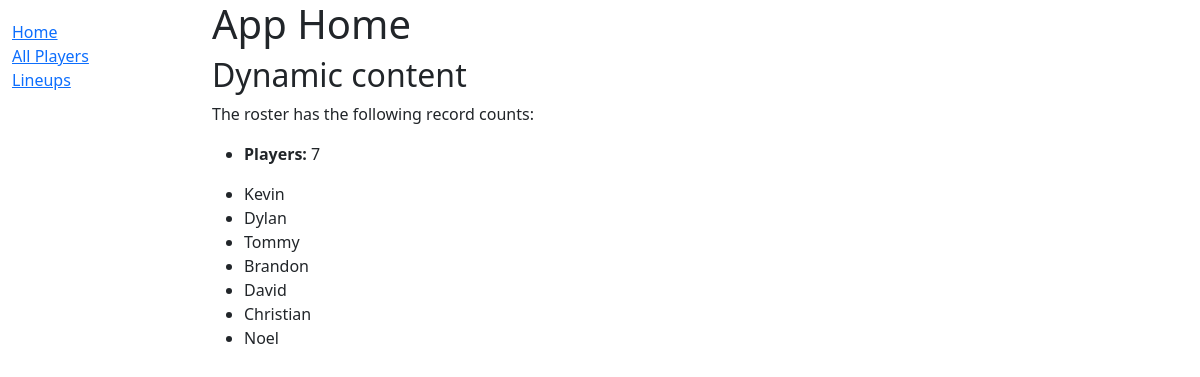
The app's page /lineups/ with its own data.
### lineups/models.py (models this page shows, shortened)
class Player(models.Model):
    name = models.CharField(max_length=100,
                            unique=True,
                            help_text='Player name')
    position = models.ManyToManyField(Position, null=True)
    favorite_ice_cream = models.CharField(max_length=50, blank=True)

### lineups/views.py (the view)
# urls.py: path('', views.index, name='index'),
def index(request):
    num_players = Player.objects.all().count()
    players = Player.objects.all()
    context = {
        'num_players': num_players,
        'players': players,
    }
    return render(request, 'index.html', context=context)

### lineups/templates/index.html
{% extends "base_generic.html" %}
{% block content %}
  <h1>App Home</h1>
  <h2>Dynamic content</h2>
  <p>The roster has the following record counts:</p>
  <ul>
    <li><strong>Players:</strong> {{ num_players }}</li>
  </ul>
  <ul>
    {% for player in players %}
        <li>{{ player.name }}</li>
    {% endfor %}
  </ul>
{% endblock %}

### records on screen
Player: name "Kevin"
Player: name "Dylan"
Player: name "Tommy"
Player: name "Brandon"
Player: name "David"
Player: name "Christian"
Player: name "Noel"

### other values on screen
{{ num_players }} "7"
